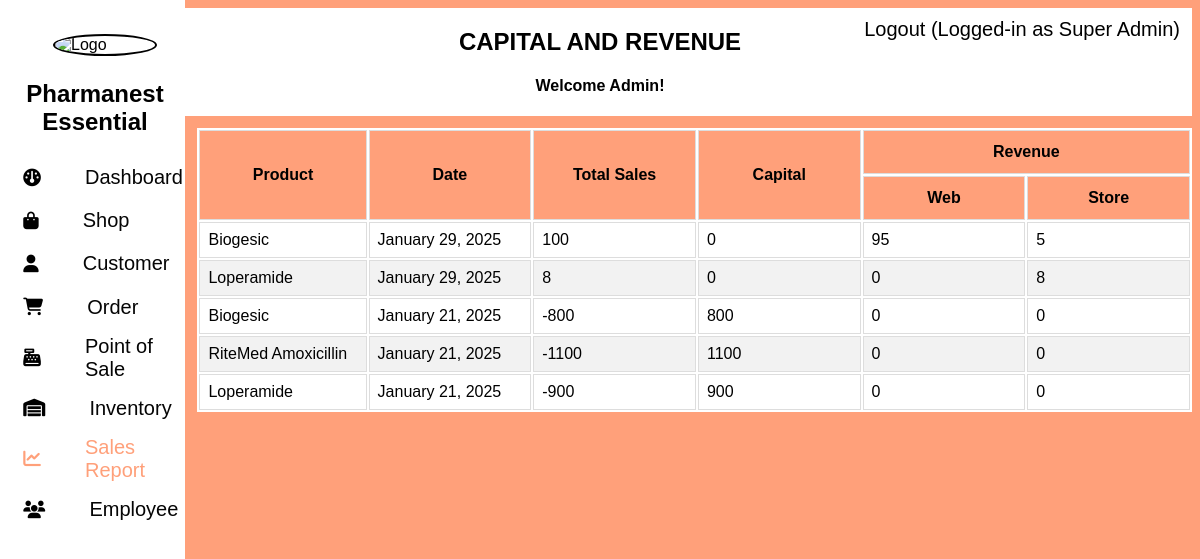
The page /admin/sales_report/capital_and_revenue/index.php (signed in) on the database its author committed.
### tables this page shows
CREATE TABLE `product_line` (
  `id` int(11) NOT NULL,
  `product_id` int(11) NOT NULL,
  `cart_id` int(11) DEFAULT NULL,
  `order_id` int(11) DEFAULT NULL,
  `qty` int(11) NOT NULL,
  `for_checkout` tinyint(1) DEFAULT NULL,
  `transaction_id` int(11) DEFAULT NULL,
  `line_type` varchar(128) NOT NULL,
  `line_price` double DEFAULT NULL,
  `pos_cart_id` int(11) DEFAULT NULL,
  `line_discount` float DEFAULT NULL
);

CREATE TABLE `product` (
  `id` int(11) NOT NULL,
  `name` varchar(256) NOT NULL,
  `price` double NOT NULL,
  `current_quantity` int(11) NOT NULL DEFAULT 0,
  `applicable_discounts` varchar(128) NOT NULL,
  `prescription_is_required` tinyint(1) NOT NULL,
  `photo` text NOT NULL,
  `rack_location` text NOT NULL,
  `maintaining_quantity` int(11) NOT NULL,
  `cost` double DEFAULT NULL
);

CREATE TABLE `batch` (
  `id` int(11) NOT NULL,
  `reference_number` varchar(256) NOT NULL,
  `date_received` date NOT NULL DEFAULT current_timestamp(),
  `expiration_date` date NOT NULL,
  `supplier_id` int(11) NOT NULL,
  `product_id` int(11) NOT NULL,
  `employee_id` int(11) NOT NULL,
  `received_quantity` int(11) NOT NULL,
  `date_disposed` date DEFAULT NULL,
  `disposed_quantity` int(11) DEFAULT NULL,
  `batch_cost` double NOT NULL,
  `batch_selling_price` double NOT NULL
);

### admin/sales_report/capital_and_revenue/index.php (the view, shortened to what this page needs)
<?php
    $doc_root = $_SESSION["DOC_ROOT"];
?>
<!DOCTYPE html>
<html>
    <head>
        <link rel="stylesheet" href="https://cdnjs.cloudflare.com/ajax/libs/font-awesome/6.5.1/css/all.min.css">
        <link rel="stylesheet" type="text/css" href="../../styles.css">
        <link rel="stylesheet" type="text/css" href="styles.css">
    </head>
    <body>
        <?php include '../../components/side_nav.php'; ?>
        <?php
            include '../../components/top_nav.php';
        ?>
        <?php
            include($doc_root.'/utils/connect.php');
            $sqlGetDates="SELECT DISTINCT line_date, DATE_FORMAT(line_date, '%M %d, %Y') AS formatted_date
                    FROM (
                        SELECT DATE_FORMAT(date_received, '%Y-%m-%d') AS line_date
                        FROM batch
                        GROUP BY DATE_FORMAT(date_received, '%Y-%m-%d')
                        UNION
                        SELECT DATE_FORMAT(transaction_date, '%Y-%m-%d') AS line_date
                        FROM transaction
                        GROUP BY DATE_FORMAT(transaction_date, '%Y-%m-%d')
                    ) AS combined_dates";
            $filter_date_str="";
            $sqlGetDates .= $filter_date_str." ORDER BY line_date DESC LIMIT 0, 10";
            $date_results = mysqli_query($conn,$sqlGetDates);
            $table_data = array();
            while($date_result = mysqli_fetch_array($date_results)){
                $sqlGetRevenueData="SELECT
                                        DATE_FORMAT(transaction_date, '%Y-%m-%d') AS formatted_ref_date,
                                        DATE_FORMAT(transaction_date, '%M %d, %Y') AS readable_ref_date,
                                        pl.qty AS line_qty,
                                        pl.order_id,
                                        pl.line_price,
                                        pl.product_id,
                                        p.name AS product_name,
                                        t.selected_discount,
                                        p.applicable_discounts
                                    FROM product_line pl
                                    INNER JOIN transaction t ON pl.transaction_id=t.id
                                    INNER JOIN product p ON pl.product_id=p.id
                                    WHERE pl.line_type='transaction'
                                    HAVING formatted_ref_date='".$date_result['line_date']."'
                                ";
                $revenue_results = mysqli_query($conn,$sqlGetRevenueData);
                while($revenue_result = mysqli_fetch_array($revenue_results)){
                    $date_key = $revenue_result['formatted_ref_date']."_".$revenue_result['product_id'];
                    $selected_discount = $revenue_result['selected_discount'];
                    $discount_rate = 0;
                    if ($selected_discount && ($selected_discount == $revenue_result['applicable_discounts'] || $revenue_result['applicable_discounts'] == 'Both')){
                        $discount_rate = 0.2;
                    };
                    $line_price = $revenue_result['line_price'] * (1 - $discount_rate);
                    if (array_key_exists($date_key, $table_data)) {
                        $web = $table_data[$date_key]['revenue']['web'];
                        $in_house = $table_data[$date_key]['revenue']['in_house'];
                        if (is_null($revenue_result['order_id'])){
                            $in_house += intval($revenue_result['line_qty']) * $line_price ;
                        } else {
                            $web += intval($revenue_result['line_qty']) * $line_price ;
                        };
                        $table_data[$date_key]['revenue']['web'] = $web;
                        $table_data[$date_key]['revenue']['in_house'] = $in_house;
                    } else {
                        $web = 0;
                        $in_house = 0;
                        if (is_null($revenue_result['order_id'])){
                            $in_house = intval($revenue_result['line_qty']) * $line_price;
                        } else {
                            $web = intval($revenue_result['line_qty']) * $line_price;
                        };
                        $table_data[$date_key] = [
                            'product_name' => $revenue_result['product_name'],
                            'line_date' => $revenue_result['readable_ref_date'],
                            'capital' => 0,
                            'revenue' => [
                                'web' => $web,
                                'in_house' => $in_house
                            ],
                            'remarks' => NULL
                        ];
                    };
                };
                $sqlGetCapitalData="SELECT
                                        DATE_FORMAT(date_received, '%Y-%m-%d') AS formatted_ref_date,
                                        DATE_FORMAT(date_received, '%M %d, %Y') AS readable_ref_date,
                                        received_quantity,
                                        disposed_quantity,
                                        b.batch_cost AS line_price,
                                        b.product_id,
                                        p.name AS product_name
                                    FROM batch b
                                    INNER JOIN product p ON b.product_id=p.id
                                    HAVING formatted_ref_date='".$date_result['line_date']."'
                                ";
                $capital_results = mysqli_query($conn,$sqlGetCapitalData);
                while($capital_result = mysqli_fetch_array($capital_results)){
                    $date_key = $capital_result['formatted_ref_date']."_".$capital_result['product_id'];
                    $remarks = NULL;
                    if (is_null($capital_result['disposed_quantity'])){
                        $line_qty = $capital_result['received_quantity'];
                    } else {
                        $line_qty = $capital_result['received_quantity'] - $capital_result['disposed_quantity'];
                        $remarks = 'Values changed due to returning/re-imbursement of products to supplier';
                    };
                    if (array_key_exists($date_key, $table_data)) {
                        $capital = $table_data[$date_key]['capital'];
                        $capital += intval($line_qty) * $capital_result['line_price'];
                        $table_data[$date_key]['capital'] = $capital;
                    } else {
                        $capital = intval($line_qty) * $capital_result['line_price'];
                        $table_data[$date_key] = [
                            'product_name' => $capital_result['product_name'],
                            'line_date' => $capital_result['readable_ref_date'],
                            'capital' => $capital,
                            'revenue' => [
                                'web' => 0,
                                'in_house' => 0
                            ],
                            'remarks' => $remarks
                        ];
                    };
                };
            };
        ?>
        <div class="table">
            <table>
                <thead>
                    <tr>
                        <th class="center-text" rowspan="2">Product</th>
                        <th class="center-text" rowspan="2">Date</th>
                        <th class="center-text" rowspan="2">Total Sales</th>
                        <th class="center-text" rowspan="2">Capital</th>
                        <th class="center-text" colspan="2">Revenue</th>
                    </tr>
                    <tr>
                        <th class="center-text">Web</th>
                        <th class="center-text">Store</th>
                    </tr>
                </thead>
                <tbody>
                <?php
                    foreach ($table_data as $data) {
                    ?>
                    <tr>
                        <td><?php echo $data["product_name"];?></td>
                        <td><?php echo $data["line_date"];?></td>
                        <td>
                            <?php
                                $total_sales = ($data["revenue"]["web"] + $data["revenue"]["in_house"]) - $data["capital"];
                                echo $total_sales;
                                    ?>
                        </td>
                        <td>
                            <?php
                                echo $data["capital"];
                                    ?>
                        </td>
                        <td><?php echo $data["revenue"]["web"];?></td>
                        <td><?php echo $data["revenue"]["in_house"];?></td>
                    </tr>
                    <?php
                    }
                    ?>
                </tbody>
            </table>
        </div>
    </body>
</html>

### admin/styles.css (style rules this page uses)
body { font-family: Arial, sans-serif; background-color: lightsalmon; }

### admin/sales_report/capital_and_revenue/styles.css (style rules this page uses)
.table { background-color: white; width: 84%; float: right; font-family: Arial; border-collapse: collapse; overflow:auto; margin-top: 1%; }
.table td, .table th { border: 1px solid #ddd; padding: 8px; }
th { width: 10%; }
.table tr:nth-child(even) { background-color: #f2f2f2; }
.table th { padding-top: 12px; padding-bottom: 12px; text-align: left; background-color: lightsalmon; color: black; }
.center-text { text-align: center !important; }

### rows shown on the page
product_line: product.name "Loperamide", line_date "January 29, 2025", total_sales "8", capital "0", web "0", in_house "8"
batch: product.name "Biogesic", line_date "January 21, 2025", total_sales "-800", capital "800", web "0", in_house "0"
batch: product.name "RiteMed Amoxicillin", line_date "January 21, 2025", total_sales "-1100", capital "1100", web "0", in_house "0"
batch: product.name "Loperamide", line_date "January 21, 2025", total_sales "-900", capital "900", web "0", in_house "0"

### other values the page prints
$_SESSION['user_role'] "Super Admin"
$current_page_title "CAPITAL AND REVENUE"
$_SESSION['user_first_name'] "Admin"
$data["product_name"] "Biogesic"
$data["line_date"] "January 29, 2025"
$total_sales "100"
$data["capital"] "0"
$data["revenue"]["web"] "95"
$data["revenue"]["in_house"] "5"
